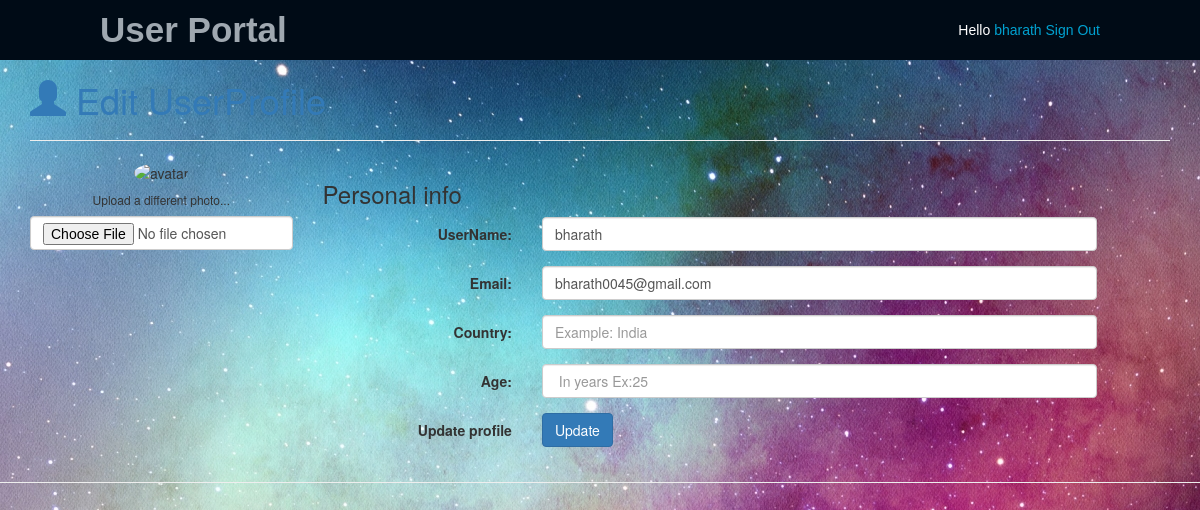
The app's page /profile.php (signed in), older data.
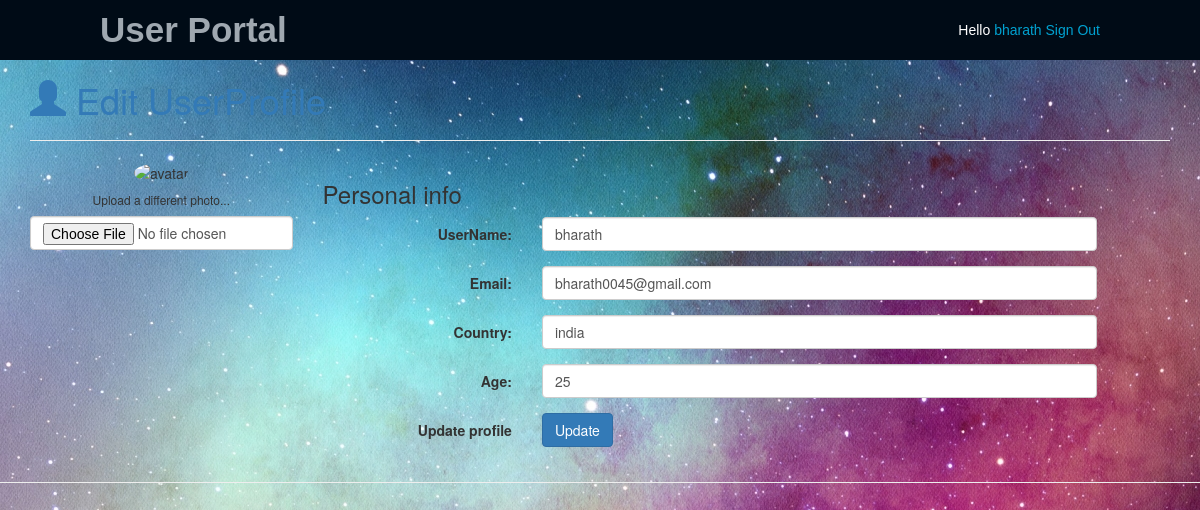
The same page, newer data.
### tables this page shows
CREATE TABLE IF NOT EXISTS `users` (
`user_id` int(5) NOT NULL,
  `username` varchar(25) NOT NULL,
  `email` varchar(35) NOT NULL,
  `password` varchar(50) NOT NULL
);

CREATE TABLE IF NOT EXISTS `userprofile` (
  `userid` int(10) NOT NULL,
  `gender` varchar(1) NOT NULL,
  `age` int(3) NOT NULL,
  `country` varchar(25) NOT NULL,
  `registered` date NOT NULL
);

### profile.php (the view, shortened to what this page needs)
<?php
$res=mysql_query("SELECT * FROM users WHERE user_id=".$_SESSION['user']);
$userRow=mysql_fetch_array($res);
$resu=mysql_query("SELECT * FROM userprofile WHERE userid=".$_SESSION['user']);
$userprofileRow=mysql_fetch_array($resu);
?>
<!DOCTYPE html>
<html lang="en">
  <head>
    <link href="css/bootstrap.min.css" rel="stylesheet">
    <link rel="stylesheet" type="text/css" href="css/style.css">
  </head>
 <body background="images/background.jpg" />
 <div id="header">
     <div id="left">
        <label>User Portal</label>
    </div>
    <div id="right">
      <div id="content">
          Hello  <a href="profile.php"><?php echo $userRow['username']; ?></a>&nbsp;<a href="logout.php?logout">Sign Out</a>
        </div>
    </div>
</div>
<div class="container bootstrap snippet">
    <h1 class="text-primary"><span class="glyphicon glyphicon-user"></span>  Edit UserProfile</h1>
      <hr>
  <div class="row">
      <div class="col-md-3">
        <div class="text-center">
          <img src="" class="avatar img-circle" alt="avatar">
          <h6>Upload a different photo...</h6>
          <input type="file" class="form-control">
        </div>
      </div>
      <div class="col-md-9 personal-info">
        <h3>Personal info</h3>
        <form class="form-horizontal" role="form" method="post">
          <div class="form-group">
            <label class="col-lg-3 control-label">UserName:</label>
            <div class="col-lg-8">
              <input class="form-control" name="username" value="<?php echo $userRow['username']?>"type="text" placeholder="Example: Name">
            </div>
          </div>
          <div class="form-group">
            <label class="col-lg-3 control-label">Email:</label>
            <div class="col-lg-8">
              <input class="form-control" name="email"  value="<?php echo $userRow['email']?>" type="text" placeholder="Example: abc@exampl.com">
            </div>
          </div>
          <div class="form-group">
            <label class="col-lg-3 control-label">Country:</label>
            <div class="col-lg-8">
              <input class="form-control" name="country"  value="<?php echo $userprofileRow['country']?>" type="text" placeholder="Example: India">
            </div>
          </div>
          <div class="form-group">
            <label class="col-lg-3 control-label">Age:</label>
            <div class="col-lg-8">
              <input class="form-control" name="age" value='<?php echo $userprofileRow['age']?>' type="number" placeholder=" In years Ex:25 ">
            </div>
          </div>
          <div class="form-group">
               <label class="col-lg-3 control-label">Update profile</label>
               <div class="col-lg-8">
                 <button type="submit" name="update" class="btn btn-primary">Update</button>
               </div>
          </div>
        </form>
      </div>
  </div>
</div>
<hr>
</body>
</html>

### css/style.css (style rules this page uses)
* { margin:0; padding:0; }
#header { width:100%; height:60px; background:rgba(00,11,22,33); color:#9fa8b0; font-family:Verdana, Geneva, sans-serif; }
#header #left { float:left; position:relative; }
#header #left label { position:relative; top:5px; left:100px; font-size:35px; }
#header #right { float:right; position:relative; }
#header #right #content { position:relative; top:20px; right:100px; color:#fff; }
#header #right #content a { color:#00a2d1; }

Row changes from the older to the newer data that the page shows:
added userprofile: country "india", age "25"
